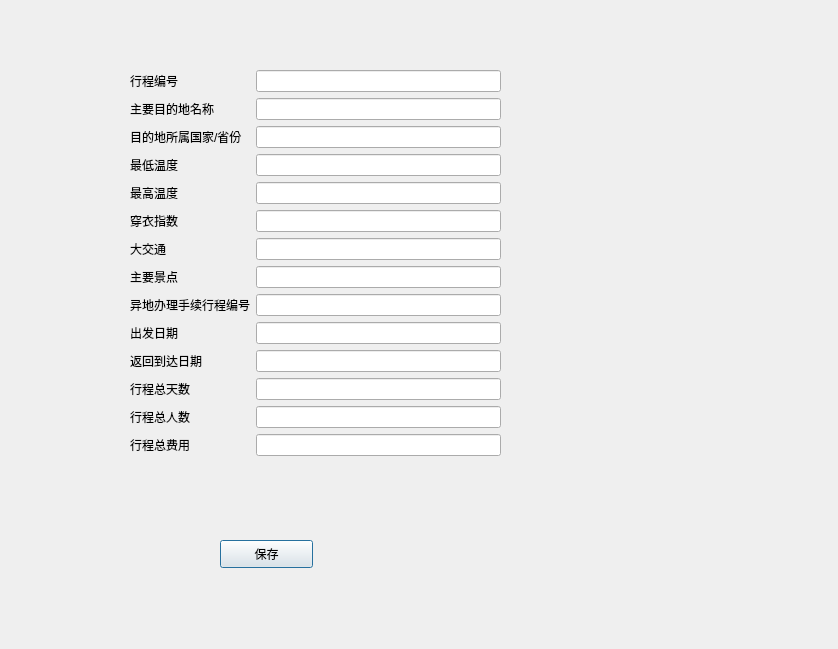
<?xml version="1.0" encoding="UTF-8"?>
<ui version="4.0">
 <class>newRoute</class>
 <widget class="QDialog" name="newRoute">
  <property name="geometry">
   <rect>
    <x>0</x>
    <y>0</y>
    <width>838</width>
    <height>649</height>
   </rect>
  </property>
  <property name="windowTitle">
   <string>Dialog</string>
  </property>
  <widget class="QPushButton" name="saveRouteButton">
   <property name="geometry">
    <rect>
     <x>220</x>
     <y>540</y>
     <width>93</width>
     <height>28</height>
    </rect>
   </property>
   <property name="text">
    <string>保存</string>
   </property>
  </widget>
  <widget class="QWidget" name="gridLayoutWidget">
   <property name="geometry">
    <rect>
     <x>130</x>
     <y>70</y>
     <width>371</width>
     <height>387</height>
    </rect>
   </property>
   <layout class="QGridLayout" name="gridLayout">
    <item row="4" column="0">
     <widget class="QLabel" name="label_5">
      <property name="text">
       <string>最高温度</string>
      </property>
     </widget>
    </item>
    <item row="11" column="0">
     <widget class="QLabel" name="label_12">
      <property name="text">
       <string>行程总天数</string>
      </property>
     </widget>
    </item>
    <item row="12" column="0">
     <widget class="QLabel" name="label_13">
      <property name="text">
       <string>行程总人数</string>
      </property>
     </widget>
    </item>
    <item row="10" column="0">
     <widget class="QLabel" name="label_11">
      <property name="text">
       <string>返回到达日期</string>
      </property>
     </widget>
    </item>
    <item row="7" column="0">
     <widget class="QLabel" name="label_8">
      <property name="text">
       <string>主要景点</string>
      </property>
     </widget>
    </item>
    <item row="6" column="0">
     <widget class="QLabel" name="label_7">
      <property name="text">
       <string>大交通</string>
      </property>
     </widget>
    </item>
    <item row="6" column="1">
     <widget class="QLineEdit" name="lineEdit_7"/>
    </item>
    <item row="8" column="0">
     <widget class="QLabel" name="label_9">
      <property name="text">
       <string>异地办理手续行程编号</string>
      </property>
     </widget>
    </item>
    <item row="2" column="0">
     <widget class="QLabel" name="label_3">
      <property name="text">
       <string>目的地所属国家/省份</string>
      </property>
     </widget>
    </item>
    <item row="1" column="0">
     <widget class="QLabel" name="label_2">
      <property name="text">
       <string>主要目的地名称</string>
      </property>
     </widget>
    </item>
    <item row="3" column="0">
     <widget class="QLabel" name="label_4">
      <property name="text">
       <string>最低温度</string>
      </property>
     </widget>
    </item>
    <item row="0" column="0">
     <widget class="QLabel" name="label">
      <property name="text">
       <string>行程编号</string>
      </property>
     </widget>
    </item>
    <item row="9" column="0">
     <widget class="QLabel" name="label_10">
      <property name="text">
       <string>出发日期</string>
      </property>
     </widget>
    </item>
    <item row="5" column="0">
     <widget class="QLabel" name="label_6">
      <property name="text">
       <string>穿衣指数</string>
      </property>
     </widget>
    </item>
    <item row="2" column="1">
     <widget class="QLineEdit" name="lineEdit_3"/>
    </item>
    <item row="4" column="1">
     <widget class="QLineEdit" name="lineEdit_5"/>
    </item>
    <item row="3" column="1">
     <widget class="QLineEdit" name="lineEdit_4"/>
    </item>
    <item row="5" column="1">
     <widget class="QLineEdit" name="lineEdit_6"/>
    </item>
    <item row="13" column="0">
     <widget class="QLabel" name="label_14">
      <property name="text">
       <string>行程总费用</string>
      </property>
     </widget>
    </item>
    <item row="7" column="1">
     <widget class="QLineEdit" name="lineEdit_8"/>
    </item>
    <item row="8" column="1">
     <widget class="QLineEdit" name="lineEdit_9"/>
    </item>
    <item row="9" column="1">
     <widget class="QLineEdit" name="lineEdit_10"/>
    </item>
    <item row="10" column="1">
     <widget class="QLineEdit" name="lineEdit_11"/>
    </item>
    <item row="11" column="1">
     <widget class="QLineEdit" name="lineEdit_12"/>
    </item>
    <item row="12" column="1">
     <widget class="QLineEdit" name="lineEdit_13"/>
    </item>
    <item row="13" column="1">
     <widget class="QLineEdit" name="lineEdit_14"/>
    </item>
    <item row="1" column="1">
     <widget class="QLineEdit" name="lineEdit_2"/>
    </item>
    <item row="0" column="1">
     <widget class="QLineEdit" name="lineEdit"/>
    </item>
   </layout>
  </widget>
 </widget>
 <resources/>
 <connections/>
</ui>
